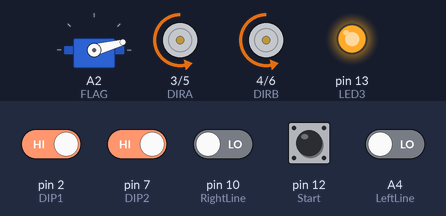
Simulated run of this sketch. Board: Arduino Uno, built with avr-gcc and run on an emulated ATmega328P. Shown: servo, direction and speed pins drawn as motors (green arrow = direction pin HIGH = forward, orange = LOW = backward, longer = more drive), output pins drawn as LEDs (lit = HIGH). The inputs (shaded band) are chosen by the test bench; at power-on: pin 2 (DIP1), pin 7 (DIP2), pin 12 (Start) HIGH, A4 (LeftLine), pin 10 (RightLine) LOW. Random numbers use the default seed unless the sketch sets one.

Above: at 6.5 s.
6.6 s: pin 2 (DIP1) driven LOW
At 6.9 s:
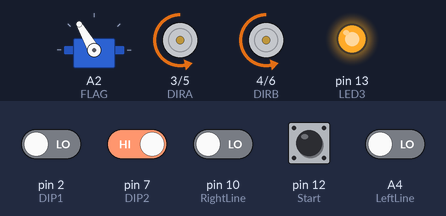
9.6 s: pin 7 (DIP2) driven LOW
At 9.7 s:
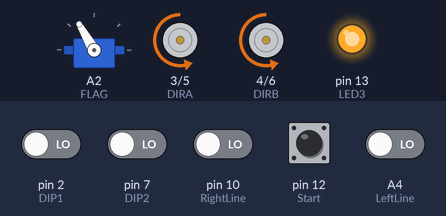
12.6 s: pin 12 (Start) pulled LOW for 0.25 s
15.6 s: A4 (LeftLine) driven HIGH
18.6 s: pin 2 (DIP1) driven HIGH
At 18.9 s:
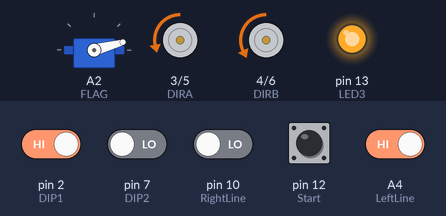
21.6 s: pin 12 (Start) pulled LOW for 1 s
At 22.0 s:
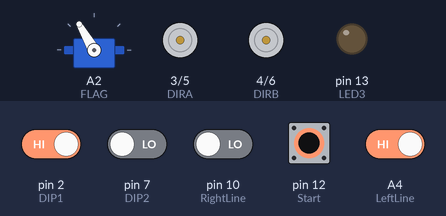
Timing chart, 0 to 25.6 s (numbered marks = the images above; inputs shaded):
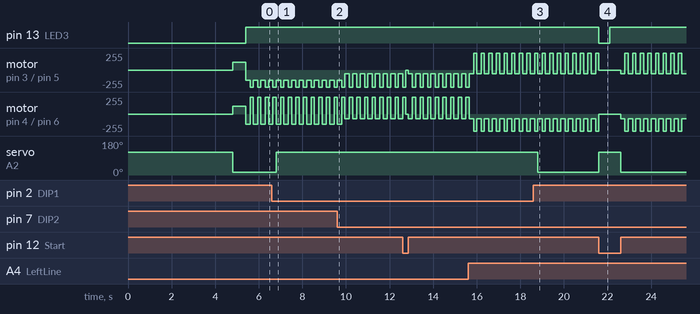

Measured:
- after the input at 6.6 s, servo on A2 (FLAG): 15° → 120° after 0.20 s
- after the input at 18.6 s, servo on A2 (FLAG): 120° → 15° after 0.20 s
- after the input at 21.6 s, pin 13 (LED3): HIGH → LOW at once, → HIGH 0.50 s later; servo on A2 (FLAG): 15° → 120° at once, → 15° 1.0 s later

The sketch:

Mini_Sumo_Code_Example.ino
```cpp
#include <Arduino.h>
#include <Servo.h>

// ====================== PINS ======================
#define PWMA 5
#define DIRA 3
#define PWMB 6
#define DIRB 4

#define DIP1 2  // flag enable
#define DIP2 7  // speed mode
#define LED3 13

#define RightSensor 9
#define RightDiagonalSensor A0
#define MiddleSensor A1
#define LeftDiagonalSensor A3
#define LeftSensor A5

#define LeftLine A4
#define RightLine 10

#define FLAG A2
#define Start 12

Servo flagServo;


bool justStarted = false;


// ====================== VARIABLES ======================
int lastSeen = 0;  // -1 left, 1 right, 0 center
bool escaping = false;
unsigned long escapeTimer = 0;

bool ledState = false;
unsigned long ledTimer = 0;

// ====================== MOTOR CONTROL ======================
void setMotorA(int s) {
  analogWrite(PWMA, abs(s));
  digitalWrite(DIRA, s < 0 ? LOW : HIGH);
}
void setMotorB(int s) {
  analogWrite(PWMB, abs(s));
  digitalWrite(DIRB, s < 0 ? LOW : HIGH);
}
void drive(int L, int R) {
  setMotorA(L);
  setMotorB(R);
}
void stopMotors() {
  drive(0, 0);
}

// ====================== SAFE EDGE ESCAPE ======================
void beginEscape() {
  escaping = true;
  escapeTimer = millis();
}

void handleEscape(bool highSpeed) {
  unsigned long now = millis();

  // HALF SPEED VERSION OF ESCAPE
  int revL = highSpeed ? -150 : -55;
  int revR = highSpeed ? -150 : -70;

  // Reverse for 150mss

  drive(revL, revR);
  delay(200);

  static int escapeDir = 0;
  if (escapeDir == 0) {
    if (digitalRead(LeftLine) == LOW) escapeDir = 1;
    else if (digitalRead(RightLine) == LOW) escapeDir = -1;
    else escapeDir = (random(0, 2) == 0 ? 1 : -1);
  }


  int t = highSpeed ? 255 : 255;
  if (escapeDir == 1) drive(-t, t);
  else drive(t, -t);

  delay(150);


  escaping = false;
  escapeDir = 0;
  //stopMotors();
}

// ====================== SETUP ======================
void setup() {
  pinMode(PWMA, OUTPUT);
  pinMode(DIRA, OUTPUT);
  pinMode(PWMB, OUTPUT);
  pinMode(DIRB, OUTPUT);

  pinMode(DIP1, INPUT_PULLUP);
  pinMode(DIP2, INPUT_PULLUP);
  pinMode(LED3, OUTPUT);

  pinMode(RightSensor, INPUT);
  pinMode(RightDiagonalSensor, INPUT);
  pinMode(MiddleSensor, INPUT);
  pinMode(LeftDiagonalSensor, INPUT);
  pinMode(LeftSensor, INPUT);
  pinMode(LeftLine, INPUT);
  pinMode(RightLine, INPUT);
  pinMode(Start, INPUT);

  flagServo.attach(FLAG);
  flagServo.write(120);
}

// ====================== MAIN LOOP ======================
void loop() {

  // STOP MODE
  if (digitalRead(Start) == LOW) {
    flagServo.write(120);
    stopMotors();
    if (millis() - ledTimer > 500) {
      ledState = !ledState;
      digitalWrite(LED3, ledState);
      ledTimer = millis();
    }
    return;
  }

  if (digitalRead(Start) == HIGH && justStarted == false) {
    drive(0, 0);
    delay(4800);
    justStarted = true;
    flagServo.write(15);
    drive(120, 120);
    delay(600);
  }

  digitalWrite(LED3, HIGH);

  bool flagEnabled = (digitalRead(DIP1) == HIGH);
  bool highSpeedMode = (digitalRead(DIP2) == HIGH);

  // HALF SPEEDS ↓↓↓↓↓↓↓↓↓↓↓↓↓↓↓↓↓
  int forwardSpeed = highSpeedMode ? 110 : 45;
  int curveFast = highSpeedMode ? 120 : 100;
  int curveSlow = highSpeedMode ? 40 : 20;
  int searchTurn = highSpeedMode ? 75 : 35;

  // Flag always down if enabled
  if (flagEnabled) flagServo.write(15);
  else flagServo.write(120);

  // Edge detection
  if (digitalRead(LeftLine) == LOW || digitalRead(RightLine) == LOW) {
    beginEscape();
  }

  if (escaping) {
    handleEscape(highSpeedMode);
    return;
  }

  // ====================== ENEMY LOCK (with SIDE SENSORS) ======================

  bool enemy = false;

  // ---- LEFT DIAGONAL ----
  if (digitalRead(LeftDiagonalSensor) == HIGH) {
    drive(curveSlow, curveFast);
    lastSeen = -1;
    enemy = true;
  }

  // ---- RIGHT DIAGONAL ----
  else if (digitalRead(RightDiagonalSensor) == HIGH) {
    drive(curveFast, curveSlow);
    lastSeen = 1;
    enemy = true;
  }

  // ---- MIDDLE FRONT LOCK ----
  else if (digitalRead(MiddleSensor) == HIGH) {
    drive(forwardSpeed, forwardSpeed);
    lastSeen = 0;
    enemy = true;
  }

  // ---- LEFT SIDE sees opponent (strong curve LEFT) ----
  else if (digitalRead(LeftSensor) == HIGH) {
    drive(-50, 200);
    lastSeen = -1;
    enemy = true;
  }

  // ---- RIGHT SIDE sees opponent (strong curve RIGHT) ----
  else if (digitalRead(RightSensor) == HIGH) {
    drive(200, -50);
    lastSeen = 1;
    enemy = true;
  }

  // ====================== SEARCH / ANTI-BACKTAKE ======================
  if (!enemy) {

    // Last seen LEFT → rotate left
    if (lastSeen == -1) {
      drive(100, 200);
    }
    // Last seen RIGHT → rotate right
    else if (lastSeen == 1) {
      drive(200, 100);
    }
    // No memory → default clockwise patrol
    else {
      drive(200, 100);
    }
  }
}
```
